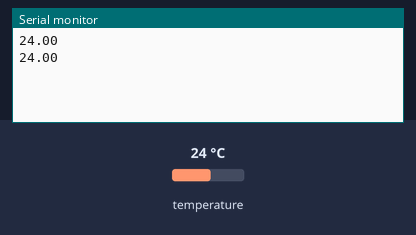
Simulated run of this sketch. Board: Arduino Uno, built with avr-gcc and run on an emulated ATmega328P. Parts: the last lines printed to the serial monitor. Inputs (shaded band) come from the test bench; at power-on: temperature 24 °C.

Above: at 2.3 s.
2.4 s: temperature set to 12 °C
At 2.4 s:
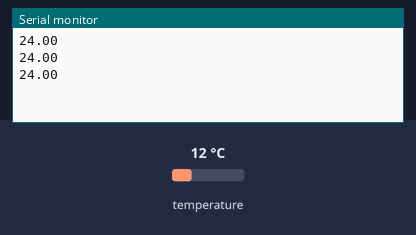
3.9 s: temperature set to 19 °C
At 3.9 s:
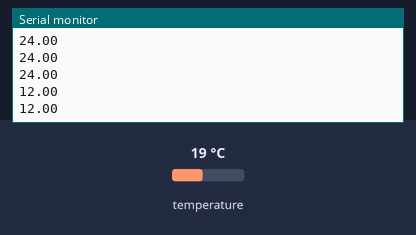
Timing chart, 0 to 6.9 s (numbered marks = the images above; inputs shaded):
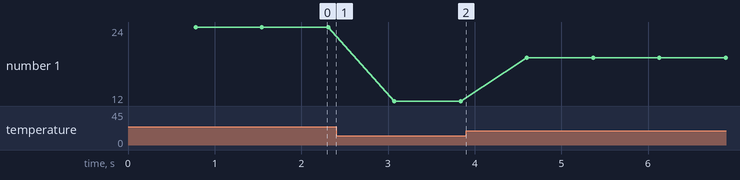

Measured:
- plotted number 1: 24 → 12 after the input at 2.4 s, 12 → 19 after the input at 3.9 s

The sketch:

Temperatuur_sensor.ino
```cpp
// Include the libraries we need
#include <OneWire.h>
#include <DallasTemperature.h>

#define ONE_WIRE_BUS A2 // 1-Wire bus data pin

// Setup a oneWire instance to communicate with any OneWire devices
// This is not limited to only the DS18B20
OneWire oneWire(ONE_WIRE_BUS);

// Pass our oneWire reference to Dallas Temperature.
DallasTemperature sensors(&oneWire);

void setup(void)
{
  // start serial port
  Serial.begin(9600);

  // Start up the DallasTemperature library
  sensors.begin();

  // Set up the resolution for our sensors
  sensors.setResolution(12);
}

void loop(void){
  sensors.requestTemperatures(); // Send the command to start the temperature conversion

  // After we got the temperatures, we can print them here.
  // We use the function ByIndex, and as an example get the temperature from the first sensor only.
  float tempC = sensors.getTempCByIndex(0);

  // Check if reading was successful
  if(tempC != DEVICE_DISCONNECTED_C) {
    Serial.println(tempC); // Print temperature of device 1 (index 0)
  }else{
    Serial.println("Error: Could not read temperature data");
  }
}
```
